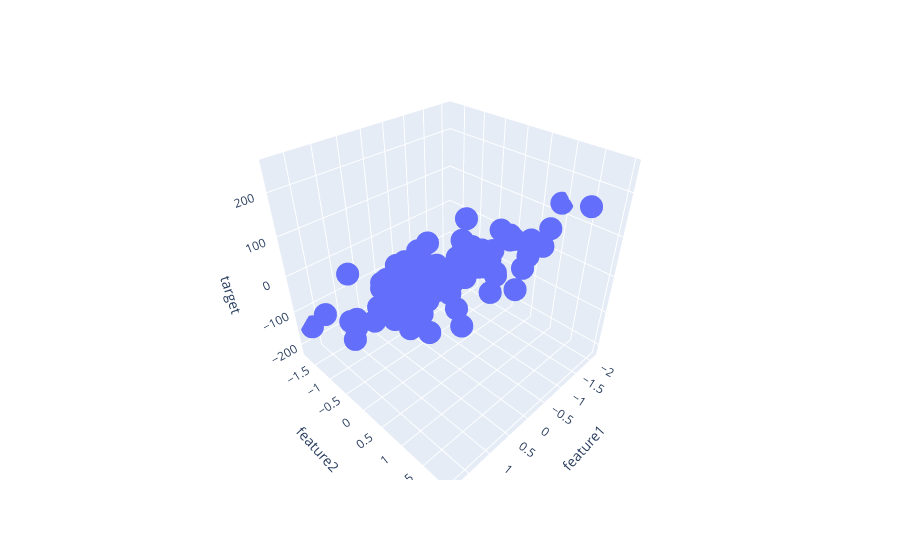

This figure's notebook cell:
### Code cell
px.scatter_3d(df, x='feature1',y='feature2',z='target')
